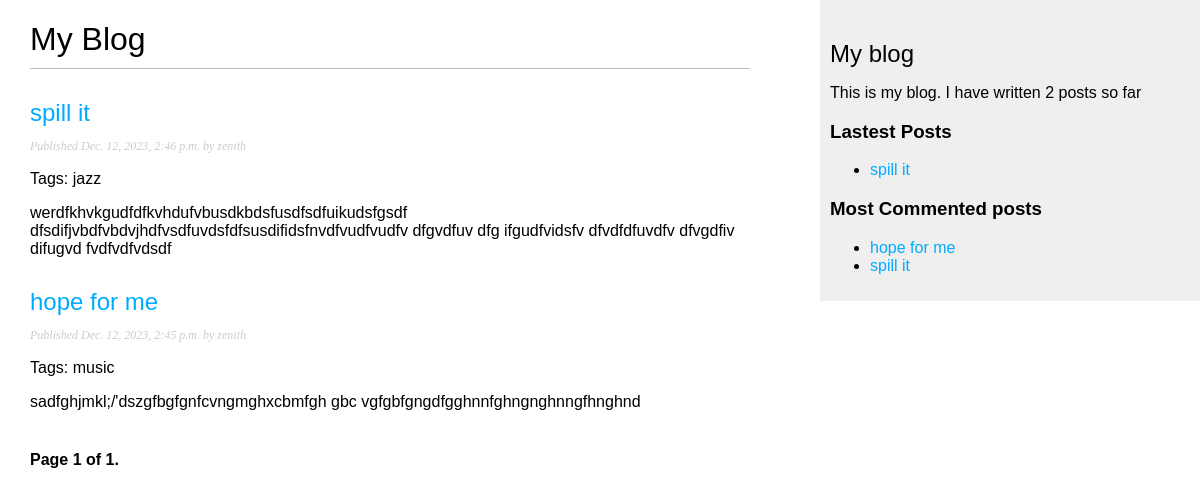
Screenshot of /blog/ with the database file from the repository.
### blog/models.py (models this page shows, shortened)
class Post(models.Model):
    STATUS_CHOICES = (
        ('draft','Draft'),
   ('published', 'Published')
    )
    title = models.CharField(max_length=250)
    slug =models.SlugField(max_length=250, unique_for_date='publish')
    author = models.ForeignKey(User, on_delete=models.CASCADE,related_name='blog_post')
    body = models.TextField()
    publish = models.DateTimeField(default=timezone.now)
    created = models.DateTimeField(auto_now_add=True)
    updated = models.DateTimeField(auto_now=True)
    status = models.CharField(max_length=10,
                              choices=STATUS_CHOICES,
                              default='draft')
    tags = TaggableManager()
    objects = models.Manager() # The default manager.
    published = PublishedManager() # Our custom manager.
    def get_absolute_url(self):
        return reverse('blog:post_detail',
                       args=[self.publish.year,
                             self.publish.month,
                             self.publish.day, self.slug])
    class Meta:
        ordering = ('-publish',)

### blog/views.py (the view)
# urls.py: path('', views.post_list,name="post_list"),
def post_list(request):
    object_list = Post.published.all()
    paginator =Paginator(object_list,2) #  posts per page
    page = request.GET.get('page')
    try:
        posts = paginator.page(page)
    except PageNotAnInteger:
        posts = paginator.page(1)
    except EmptyPage:
        posts = paginator.page(paginator.num_pages)
    return render(request,
                 'blog/post/list.html',
                 {'posts': posts,'page':page})

### blog/models.py (called while the page is built)
    def get_queryset(self):
        return super(PublishedManager, self).get_queryset().filter(status='published')

### blog/templatetags/blog_tags.py (called while the page is built)
@register.simple_tag
def total_posts():
    return Post.published.count()

@register.inclusion_tag('blog/post/lastest_posts.html')
def show_latest_posts(count=5):
    lastest_posts = Post.published.order_by('-publish')[:count]
    return {'lastest_posts':lastest_posts}

@register.simple_tag
def get_most_commented_posts(count=5):
    return Post.published.annotate(
        total_comments = Count('comments')
    ).order_by('-total_comments')[:count]

@register.filter(name='markdown')
def markdown_format(text):
    return mark_safe(markdown.markdown(text))

### blog/templates/blog/post/list.html (shortened to what this page needs)
{% extends "blog/base.html" %}
{% load blog_tags%}
{% block content %}
  <h1>My Blog</h1>
  {% for post in posts %}
    <h2>
      <a href="{{ post.get_absolute_url }}">
        {{ post.title }}
      </a>
    </h2>
    <p class="date">
      Published {{ post.publish }} by {{ post.author }}
    </p>
    <p class="tags"> Tags: {{post.tags.all|join:", "}}</p>
    {{ post.body|markdown |truncatewords_html:15}}
  {% endfor %}
  {% include "blog/pagination.html" with page=posts %}
{% endblock %}

### blog/templates/blog/base.html (shortened to what this page needs)
{% load blog_tags %}
{% load static %}
<!DOCTYPE html>
<html>
<head>
  <link href="{% static "css/blog.css" %}" rel="stylesheet">
</head>
<body>
  <div id="content">
    {% block content %}
    {% endblock %}
  </div>
  <div id="sidebar">
    <h2>My blog</h2>
    <p>This is my blog. I have written {% total_posts%} posts so far</p>
    <h3> Lastest Posts</h3>
    {% show_latest_posts 1 %}
    <h3> Most Commented posts</h3>
    {% get_most_commented_posts as most_commented_posts %}
    <ul>
      {% for post in most_commented_posts%}
      <li>
        <a href="{{post.get_absolute_url}}">{{post.title}}</a>
      </li>
      {% endfor %}
    </ul>
  </div>
</body>
</html>

### blog/templates/blog/post/lastest_posts.html
<ul>
    {% for post in lastest_posts%}
    <li>
        <a href="{{post.get_absolute_url}}">{{post.title}}</a>
    </li>
    {% endfor %}
</ul>

### blog/templates/blog/static/css/blog.css (style rules this page uses)
body { margin:0; padding:0; font-family:helvetica, sans-serif; }
a { color:#00abff; text-decoration:none; }
h1 { font-weight:normal; border-bottom:1px solid #bbb; padding:0 0 10px 0; }
h2 { font-weight:normal; margin:30px 0 0; }
#content { float:left; width:60%; padding:0 0 0 30px; }
#sidebar { float:right; width:30%; padding:10px; background:#efefef; height:100%; }
p.date { color:#ccc; font-family: georgia, serif; font-size: 12px; font-style: italic; }

### rows the page displays
Post: title "spill it", publish "Dec. 12, 2023, 2:46 p.m.", author "zenith", tags.all "jazz", body "werdfkhvkgudfdfkvhdufvbusdkbdsfusdfsdfuikudsfgsdf dfsdifjvbdfvbdvjhdfvsdfuvdsfdfsusdifidsfnvdfvudfvudfv dfgvdfuv dfg ifgudfvidsfv dfvdfdfuvdfv dfvgdfiv difugvd fvdfvdfvdsdf"
Post: title "hope for me", publish "Dec. 12, 2023, 2:45 p.m.", author "zenith", tags.all "music", body "sadfghjmkl;/'dszgfbgfgnfcvngmghxcbmfgh gbc vgfgbfgngdfgghnnfghngnghnngfhnghnd"

### other values shown
{{ page.number }} "1"
{{ page.paginator.num_pages }} "1"
